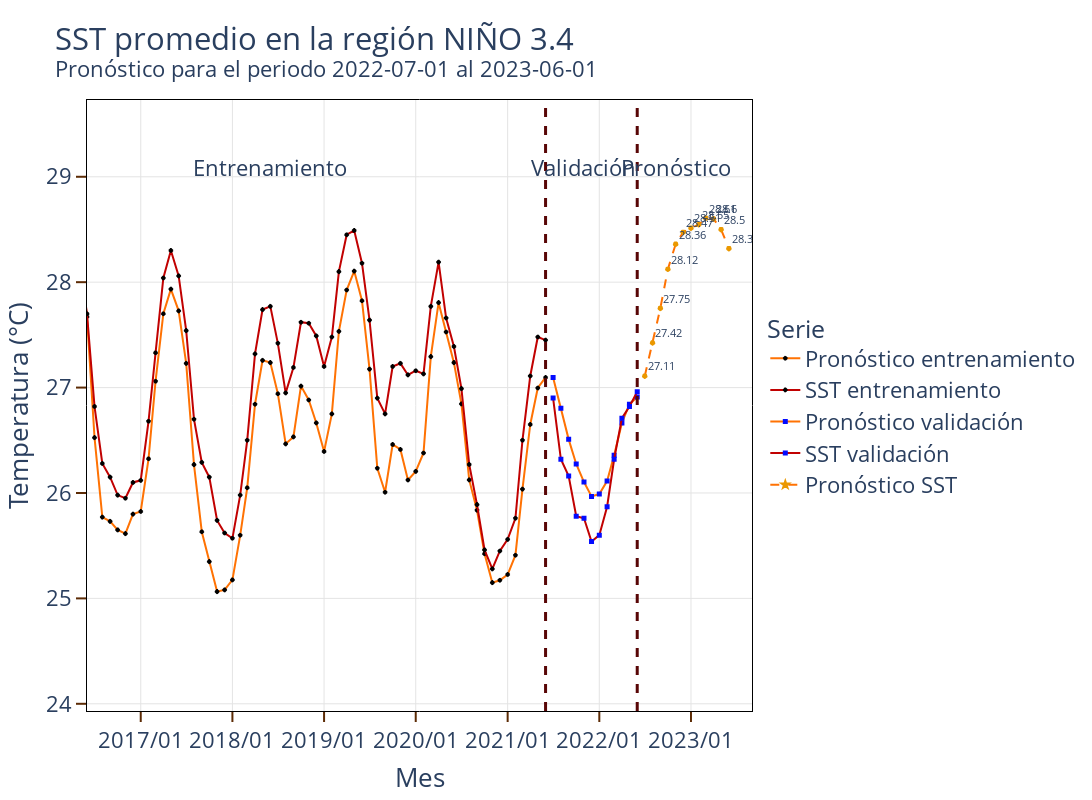

Source (notebook cell):
### Code cell
fig = KERAS_NARX_NINO34.graf(data_figure_ajuste=pd_summary[pd_summary.type=='training'],
                        data_figure_validacion=pd_summary[pd_summary.type=='validation'],
                        data_figure_pronostico=pd_summary[pd_summary.type=='self_prediction'],
                        y='nino34_mean',
                        y_predict='prediction_nino34_mean')

fig.write_image('./figure/nino34/pronostico_sstt.png')
fig.show()

### Figure 1 — Plotly figure (JSON) as saved in the notebook; plotly's stock layout.template omitted (floating-point values rounded to 4 significant figures; data arrays with more than 128 entries replaced by an {"elided": "..."} marker saying what was removed)
{"data": [{"line": {"color": "#FF7203", "width": 2}, "marker": {"color": "#000000", "line": {"color": "#000000", "width": 3}, "size": 3, "symbol": "x-thin"}, "mode": "lines+markers", "name": "Pronóstico entrenamiento", "textfont": {"size": 11}, "type": "scatter", "x": {"elided": "858 str values"}, "y": {"elided": "858 float values"}}, {"line": {"color": "#C10101", "width": 2}, "marker": {"color": "#000000", "line": {"color": "#000000", "width": 3}, "size": 3, "symbol": "x-thin"}, "mode": "lines+markers", "name": "SST entrenamiento", "textfont": {"size": 11}, "type": "scatter", "x": {"elided": "858 str values"}, "y": {"elided": "858 float values"}}, {"line": {"color": "#FF7203", "width": 2}, "marker": {"color": "#030BFF", "line": {"color": "#030BFF", "width": 2}, "size": 3, "symbol": "square"}, "mode": "lines+markers", "name": "Pronóstico validación", "textfont": {"size": 11}, "type": "scatter", "x": ["2021-07-01T00:00:00", "2021-08-01T00:00:00", "2021-09-01T00:00:00", "2021-10-01T00:00:00", "2021-11-01T00:00:00", "2021-12-01T00:00:00", "2022-01-01T00:00:00", "2022-02-01T00:00:00", "2022-03-01T00:00:00", "2022-04-01T00:00:00", "2022-05-01T00:00:00", "2022-06-01T00:00:00"], "y": [27.1, 26.8, 26.51, 26.28, 26.1, 25.97, 25.99, 26.11, 26.36, 26.66, 26.84, 26.91]}, {"line": {"color": "#C10101", "width": 2}, "marker": {"color": "#030BFF", "line": {"color": "#030BFF", "width": 2}, "size": 3, "symbol": "square"}, "mode": "lines+markers", "name": "SST validación", "textfont": {"size": 11}, "type": "scatter", "x": ["2021-07-01T00:00:00", "2021-08-01T00:00:00", "2021-09-01T00:00:00", "2021-10-01T00:00:00", "2021-11-01T00:00:00", "2021-12-01T00:00:00", "2022-01-01T00:00:00", "2022-02-01T00:00:00", "2022-03-01T00:00:00", "2022-04-01T00:00:00", "2022-05-01T00:00:00", "2022-06-01T00:00:00"], "y": [26.9, 26.32, 26.16, 25.78, 25.76, 25.54, 25.6, 25.87, 26.32, 26.71, 26.82, 26.96]}, {"line": {"color": "#FF7203", "dash": "dash", "width": 2}, "marker": {"color": "#EA9800", "line": {"color": "#EA9800", "width": 3}, "size": 3, "symbol": "star"}, "mode": "lines+markers+text", "name": "Pronóstico SST", "text": ["27.11", "27.42", "27.75", "28.12", "28.36", "28.47", "28.51", "28.55", "28.61", "28.6", "28.5", "28.32"], "textfont": {"size": 11}, "textposition": "top right", "type": "scatter", "x": ["2022-07-01T00:00:00", "2022-08-01T00:00:00", "2022-09-01T00:00:00", "2022-10-01T00:00:00", "2022-11-01T00:00:00", "2022-12-01T00:00:00", "2023-01-01T00:00:00", "2023-02-01T00:00:00", "2023-03-01T00:00:00", "2023-04-01T00:00:00", "2023-05-01T00:00:00", "2023-06-01T00:00:00"], "y": [27.11, 27.42, 27.75, 28.12, 28.36, 28.47, 28.51, 28.55, 28.61, 28.6, 28.5, 28.32]}], "layout": {"annotations": [{"showarrow": false, "text": "Entrenamiento", "x": "2018-06-01T00:00:00", "y": 29, "yshift": 10}, {"showarrow": false, "text": "Validación", "x": "2021-11-01T00:00:00", "y": 29, "yshift": 10}, {"showarrow": false, "text": "Pronóstico", "x": "2022-11-01T00:00:00", "y": 29, "yshift": 10}], "font": {"size": 22}, "height": 800, "legend": {"font": {"size": 22}, "title": {"font": {"size": 25}, "text": "Serie"}, "y": 0.5}, "plot_bgcolor": "rgba(0,0,0,0)", "shapes": [{"line": {"color": "#580606", "dash": "dash", "width": 3}, "type": "line", "x0": "2021-06-01T00:00:00", "x1": "2021-06-01T00:00:00", "xref": "x", "y0": 0, "y1": 1, "yref": "y domain"}, {"line": {"color": "#580606", "dash": "dash", "width": 3}, "type": "line", "x0": "2022-06-01T00:00:00", "x1": "2022-06-01T00:00:00", "xref": "x", "y0": 0, "y1": 1, "yref": "y domain"}], "title": {"text": "\n                            SST promedio en la región NIÑO 3.4 \n                            <br><sup>Pronóstico para el periodo 2022-07-01 al 2023-06-01</sup>\n                            "}, "uniformtext": {"minsize": 8, "mode": "hide"}, "width": 1500, "xaxis": {"gridcolor": "#E4E4E4", "linecolor": "black", "linewidth": 1, "mirror": true, "range": ["2016-06-01T00:00:00", "2023-09-01T00:00:00"], "showline": true, "tickcolor": "#5C2B05", "tickformat": "%Y/%m", "ticklen": 10, "ticks": "outside", "tickwidth": 2, "title": {"text": "Mes"}}, "yaxis": {"gridcolor": "#E4E4E4", "linecolor": "black", "linewidth": 1, "mirror": true, "showline": true, "tickcolor": "#5C2B05", "ticklen": 10, "ticks": "outside", "tickwidth": 2, "title": {"text": "Temperatura (°C)"}}}}
